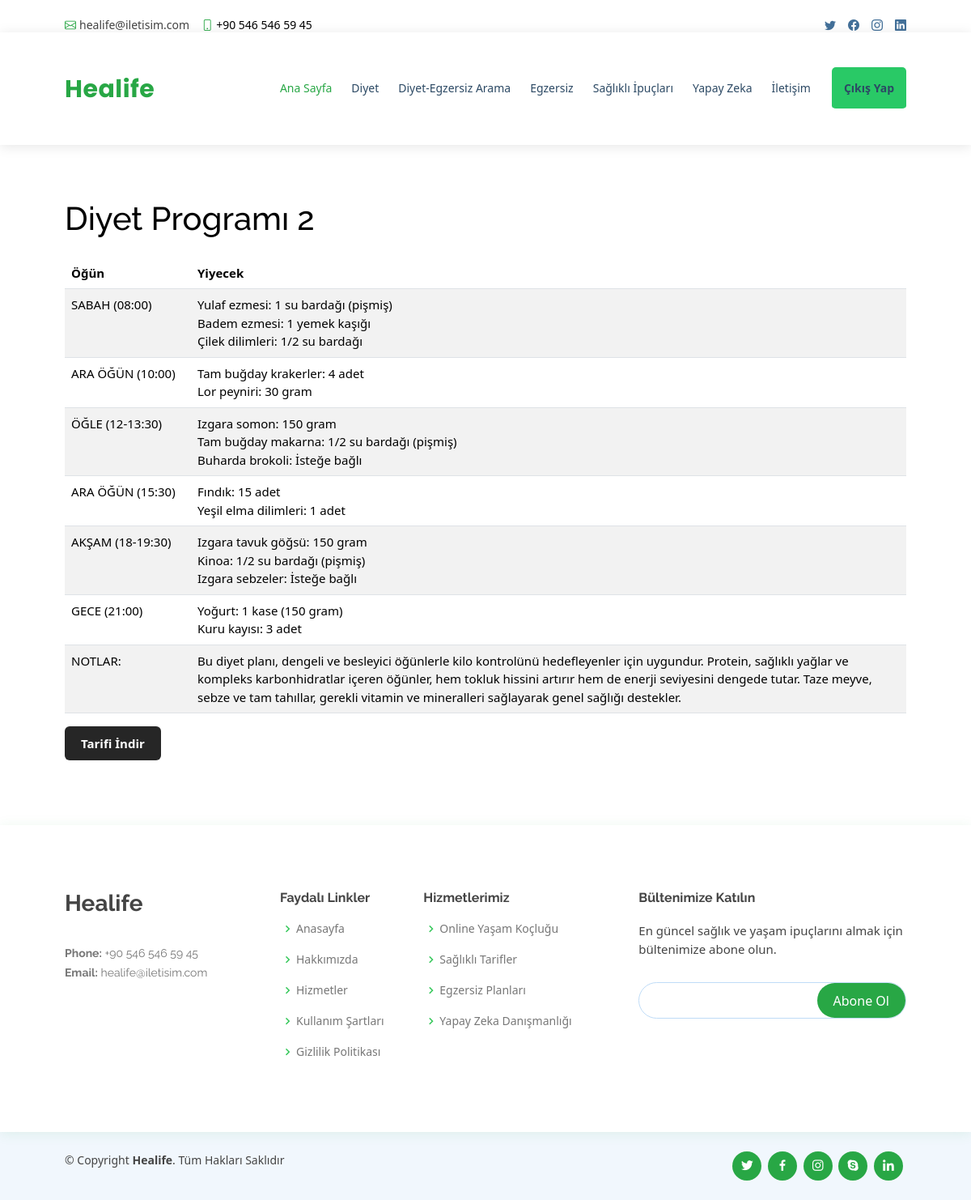
The app's page /recipe/2/ with its own data.
### pages/models.py (models this page shows, shortened)
class Recipe(models.Model):
    name = models.CharField(max_length=255)
    sabah = models.TextField()
    ara_ogun_1 = models.TextField()
    ogle = models.TextField()
    ara_ogun_2 = models.TextField()
    aksam = models.TextField()
    gece = models.TextField()
    notlar = models.TextField()
    category = models.ForeignKey(Category, on_delete=models.CASCADE)
    min_bmi = models.FloatField(default=0)
    max_bmi = models.FloatField(default=50)

### pages/views.py (the view)
# urls.py: path('recipe/<int:pk>/', recipe_detail, name='recipe_detail'),
def recipe_detail(request, pk):
    recipe = get_object_or_404(Recipe, pk=pk)
    return render(request, 'recipe_detail.html', {'recipe': recipe})

### templates/recipe_detail.html (shortened to what this page needs)
{% load static %}
<!DOCTYPE html>
<html lang="tr">
<head>
    <link href="{% static 'assets/vendor/animate.css/animate.min.css' %}" rel="stylesheet">
    <link href="{% static 'assets/vendor/bootstrap/css/bootstrap.min.css' %}" rel="stylesheet">
    <link href="{% static 'assets/vendor/fontawesome-free/css/all.min.css' %}" rel="stylesheet">
    <link href="{% static 'assets/vendor/bootstrap-icons/bootstrap-icons.css' %}" rel="stylesheet">
    <link href="{% static 'assets/vendor/boxicons/css/boxicons.min.css' %}" rel="stylesheet">
    <link href="{% static 'assets/vendor/glightbox/css/glightbox.min.css' %}" rel="stylesheet">
    <link href="{% static 'assets/vendor/remixicon/remixicon.css' %}" rel="stylesheet">
    <link href="{% static 'assets/vendor/swiper/swiper-bundle.min.css' %}" rel="stylesheet">
    <link href="{% static 'home.css' %}" rel="stylesheet">
</head>
<body>
    {% load static %}
    <div id="topbar" class="d-flex align-items-center fixed-top">
        <div class="container d-flex justify-content-between">
            <div class="contact-info d-flex align-items-center">
                <i class="bi bi-envelope"></i> <a href="mailto:busenurb277@gmail.com">healife@iletisim.com</a>
                <i class="bi bi-phone"></i> +90 546 546 59 45
            </div>
            <div class="d-none d-lg-flex social-links align-items-center">
                <a href="#" class="twitter"><i class="bi bi-twitter"></i></a>
                <a href="#" class="facebook"><i class="bi bi-facebook"></i></a>
                <a href="#" class="instagram"><i class="bi bi-instagram"></i></a>
                <a href="#" class="linkedin"><i class="bi bi-linkedin"></i></a>
            </div>
        </div>
    </div>
    <header id="header" class="fixed-top">
        <div class="container d-flex align-items-center">
            <h1 class="logo me-auto" style="color:#28a745;"><a href=" ">Healife</a></h1>
            <nav id="navbar" class="navbar order-last order-lg-0">
                <ul>
                    <li><a href="{% url 'user_page' %}" style="color:#28a745;">Ana Sayfa</a></li>
                    <li><a href="{% url 'diets_page' %}">Diyet</a></li>
                    <li><a href="{% url 'bmi_recommendations' %}">Diyet-Egzersiz Arama</a></li>
                    <li><a href="{% url 'training_page' %}">Egzersiz</a></li>
                    <li><a href="{% url 'ipucu_page' %}">Sağlıklı İpuçları</a></li>
                    <li><a href="{% url 'yapayzeka' %}">Yapay Zeka</a></li>
                    <li><a href="{% url 'contact_page' %}">İletişim</a></li>
                    <li><a style="padding: 15px;" href="{% url 'home' %}" class="btn logout-btn">Çıkış Yap</a></li>
                </ul>
            </nav>
        </div>
    </header>
    <main id="main">
        <section>
    <div class="container mt-5 pt-5">
        <table class="table table-striped">
            <thead>
                <tr>
                    <h1 style="margin-top: 4%;" class="mb-4"><br>{{ recipe.name }}</h1>
                    <th scope="col">Öğün</th>
                    <th scope="col">Yiyecek</th>
                </tr>
            </thead>
            <tbody>
                <tr>
                    <td style="width: 15%;">SABAH (08:00)</td>
                    <td>{{ recipe.sabah|linebreaksbr }}</td>
                </tr>
                <tr>
                    <td>ARA ÖĞÜN (10:00)</td>
                    <td>{{ recipe.ara_ogun_1|linebreaksbr }}</td>
                </tr>
                <tr>
                    <td>ÖĞLE (12-13:30)</td>
                    <td>{{ recipe.ogle|linebreaksbr }}</td>
                </tr>
                <tr>
                    <td>ARA ÖĞÜN (15:30)</td>
                    <td>{{ recipe.ara_ogun_2|linebreaksbr }}</td>
                </tr>
                <tr>
                    <td>AKŞAM (18-19:30)</td>
                    <td>{{ recipe.aksam|linebreaksbr }}</td>
                </tr>
                <tr>
                    <td>GECE (21:00)</td>
                    <td>{{ recipe.gece|linebreaksbr }}</td>
                </tr>
                <tr>
                    <td>NOTLAR:</td>
                    <td>{{ recipe.notlar|linebreaksbr }}</td>
                </tr>
            </tbody>
        </table>
        <a href="{% url 'export_recipe' recipe.id %}" class="btn btn-primary">Tarifi İndir</a>
    </div>
</section>
</main>
    <footer id="footer">
        <div class="footer-top">
            <div class="container">
                <div class="row">
                    <div class="col-lg-3 col-md-6 footer-contact">
                        <h3>Healife</h3>
                        <p><br>
                            <strong>Phone:</strong> +90 546 546 59 45<br>
                            <strong>Email:</strong> healife@iletisim.com<br>
                        </p>
                    </div>
                    <div class="col-lg-2 col-md-6 footer-links">
                        <h4>Faydalı Linkler</h4>
                        <ul>
                            <li><i class="bx bx-chevron-right"></i> <a href="#">Anasayfa</a></li>
                            <li><i class="bx bx-chevron-right"></i> <a href="#">Hakkımızda</a></li>
                            <li><i class="bx bx-chevron-right"></i> <a href="#">Hizmetler</a></li>
                            <li><i class="bx bx-chevron-right"></i> <a href="#">Kullanım Şartları</a></li>
                            <li><i class="bx bx-chevron-right"></i> <a href="#">Gizlilik Politikası</a></li>
                        </ul>
                    </div>
                    <div class="col-lg-3 col-md-6 footer-links">
                        <h4>Hizmetlerimiz</h4>
                        <ul>
                            <li><i class="bx bx-chevron-right"></i> <a href="#">Online Yaşam Koçluğu</a></li>
                            <li><i class="bx bx-chevron-right"></i> <a href="#">Sağlıklı Tarifler</a></li>
                            <li><i class="bx bx-chevron-right"></i> <a href="#">Egzersiz Planları</a></li>
                            <li><i class="bx bx-chevron-right"></i> <a href="#">Yapay Zeka Danışmanlığı</a></li>
                        </ul>
                    </div>
                    <div class="col-lg-4 col-md-6 footer-newsletter">
                        <h4>Bültenimize Katılın</h4>
                        <p>En güncel sağlık ve yaşam ipuçlarını almak için bültenimize abone olun.</p>
                        <form action="" method="post">
                            <input type="email" name="email"><input type="submit" value="Abone Ol">
                        </form>
                    </div>
                </div>
            </div>
        </div>
        <div class="container d-md-flex py-4">
            <div class="me-md-auto text-center text-md-start">
                <div class="copyright">
                    &copy; Copyright <strong><span>Healife</span></strong>. Tüm Hakları Saklıdır
                </div>
            </div>
            <div class="social-links text-center text-md-right pt-3 pt-md-0">
                <a href="#" class="twitter"><i class="bx bxl-twitter"></i></a>
                <a href="#" class="facebook"><i class="bx bxl-facebook"></i></a>
                <a href="#" class="instagram"><i class="bx bxl-instagram"></i></a>
                <a href="#" class="google-plus"><i class="bx bxl-skype"></i></a>
                <a href="#" class="linkedin"><i class="bx bxl-linkedin"></i></a>
            </div>
        </div>
    </footer>
</body>
</html>

### records on screen
Recipe: name "Diyet Programı 2", sabah "Yulaf ezmesi: 1 su bardağı (pişmiş) Badem ezmesi: 1 yemek kaşığı Çilek dilimleri: 1/2 su bardağı", ara_ogun_1 "Tam buğday krakerler: 4 adet Lor peyniri: 30 gram", ogle "Izgara somon: 150 gram Tam buğday makarna: 1/2 su bardağı (pişmiş) Buharda brokoli: İsteğe bağlı", ara_ogun_2 "Fındık: 15 adet Yeşil elma dilimleri: 1 adet", aksam "Izgara tavuk göğsü: 150 gram Kinoa: 1/2 su bardağı (pişmiş) Izgara sebzeler: İsteğe bağlı", gece "Yoğurt: 1 kase (150 gram) Kuru kayısı: 3 adet", notlar "Bu diyet planı, dengeli ve besleyici öğünlerle kilo kontrolünü hedefleyenler için uygundur. Protein, sağlıklı yağlar ve kompleks karbonhidratlar içeren öğünler, hem tokluk hissini artırır hem de enerji seviyesini dengede tutar. Taze meyve, sebze ve tam tahıllar, gerekli vitamin ve mineralleri sağlayarak genel sağlığı destekler."
